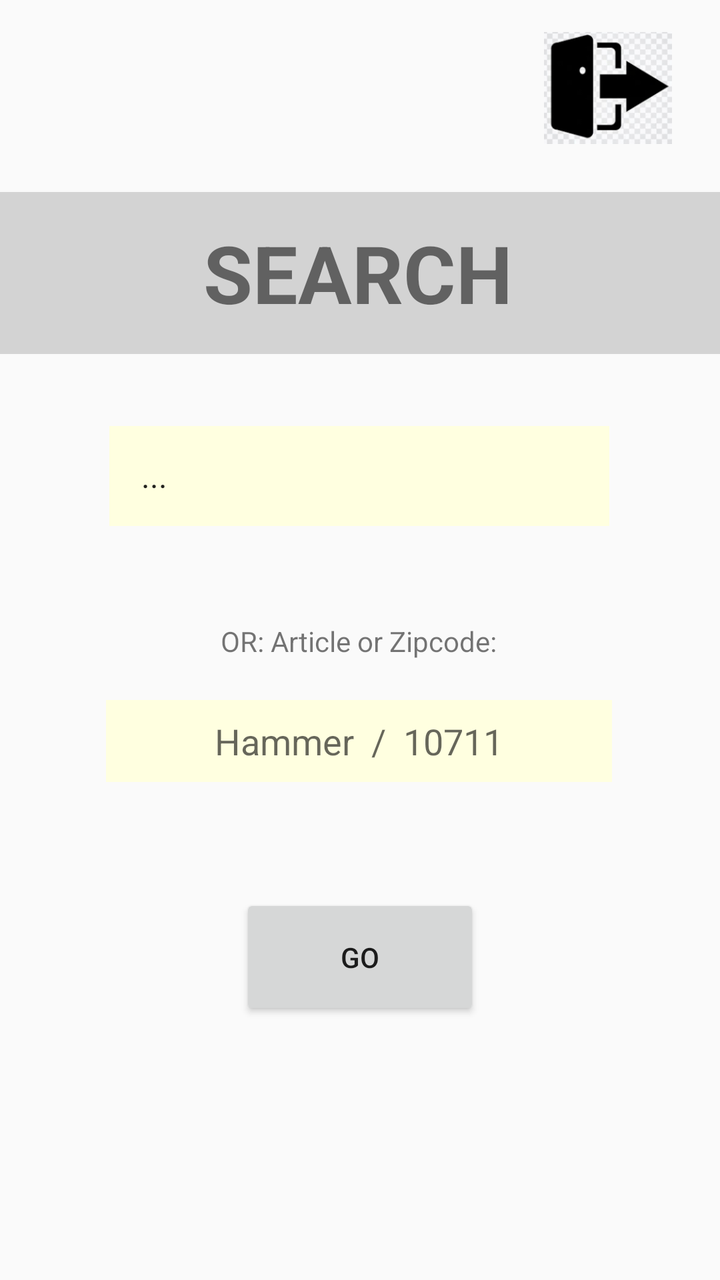
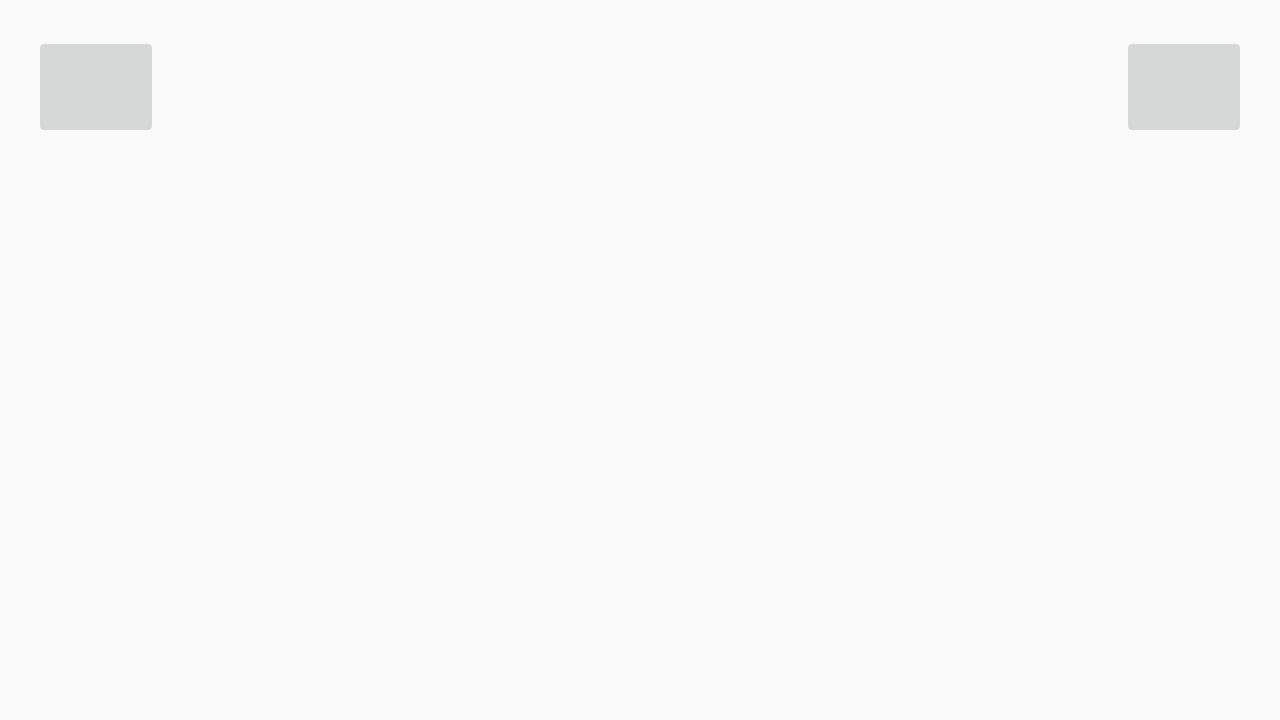

An Android layout and its configuration variant, each rendered on a device that would load it. The default file and the variant file are quoted in full after the pictures.
<!-- AndroidManifest.xml: application theme Theme.RentalKiezApp -->
<!-- res/layout/rent_layout.xml -->
<?xml version="1.0" encoding="utf-8"?>
<androidx.constraintlayout.widget.ConstraintLayout xmlns:android="http://schemas.android.com/apk/res/android"
    xmlns:app="http://schemas.android.com/apk/res-auto"
    xmlns:tools="http://schemas.android.com/tools"
    android:layout_width="match_parent"
    android:layout_height="match_parent"
    tools:context=".activity.RentActivity">

    <ImageButton
        android:id="@+id/btnback"
        android:layout_width="73dp"
        android:layout_height="50dp"
        android:layout_marginStart="16dp"
        android:layout_marginTop="16dp"
        android:src="@drawable/backbutton"
        android:scaleType="fitCenter"
        android:background="@android:color/transparent"
        android:foreground="@drawable/rounded_rect_border"
        app:layout_constraintStart_toStartOf="parent"
        app:layout_constraintTop_toTopOf="parent"/>

    <ImageButton
        android:id="@+id/btnlogout"
        android:layout_width="80dp"
        android:layout_height="56dp"
        android:layout_marginTop="16dp"
        android:layout_marginEnd="16dp"
        android:src="@drawable/logoutbutton"
        android:scaleType="fitCenter"
        android:background="@android:color/transparent"

        app:layout_constraintEnd_toEndOf="parent"
        app:layout_constraintTop_toTopOf="parent"
        />

    <TextView
        android:id="@+id/textViewSearch"
        android:layout_width="432dp"
        android:layout_height="81dp"
        android:layout_marginTop="96dp"
        android:gravity="center"
        android:text="SEARCH"
        android:background="#D3D3D3"
        android:textAlignment="center"
        android:textSize="40sp"
        android:textStyle="bold"
        app:layout_constraintEnd_toEndOf="parent"
        app:layout_constraintHorizontal_bias="0.523"
        app:layout_constraintStart_toStartOf="parent"
        app:layout_constraintTop_toTopOf="parent" />

    <TextView
        android:id="@+id/textViewDescriptor"
        android:layout_width="wrap_content"
        android:layout_height="wrap_content"
        android:layout_marginTop="48dp"
        android:gravity="center"
        android:text="OR: Article or Zipcode:"

        app:layout_constraintEnd_toEndOf="parent"
        app:layout_constraintHorizontal_bias="0.498"
        app:layout_constraintStart_toStartOf="parent"
        app:layout_constraintTop_toBottomOf="@+id/spinnerFilter" />

    <EditText
        android:id="@+id/editTextUserInput"
        android:layout_width="253dp"
        android:layout_height="41dp"
        android:layout_marginTop="20dp"
        android:background="#FFFFE0"
        android:ems="10"
        android:gravity="center"
        android:foreground="@drawable/rounded_rect_border"

        android:hint="Hammer  /  10711"
        android:inputType="textPersonName"
        app:layout_constraintEnd_toEndOf="parent"
        app:layout_constraintHorizontal_bias="0.494"
        app:layout_constraintStart_toStartOf="parent"
        app:layout_constraintTop_toBottomOf="@+id/textViewDescriptor" />

    <Spinner
        android:id="@+id/spinnerFilter"
        android:layout_width="250dp"
        android:layout_height="50dp"
        android:layout_marginTop="36dp"
        android:background="#FFFFE0"
        android:padding="8dp"
        android:foreground="@drawable/rounded_rect_border"

        android:entries="@array/disctricts_array"
        app:layout_constraintEnd_toEndOf="parent"
        app:layout_constraintHorizontal_bias="0.496"
        app:layout_constraintStart_toStartOf="parent"
        app:layout_constraintTop_toBottomOf="@+id/textViewSearch"
         />

    <Button
        android:id="@+id/btngo"
        android:layout_width="120dp"
        android:layout_height="63dp"
        android:layout_marginTop="56dp"
        android:gravity="center"

        android:text="GO"
        app:layout_constraintEnd_toEndOf="parent"
        app:layout_constraintStart_toStartOf="parent"
        app:layout_constraintTop_toBottomOf="@+id/editTextUserInput" />

</androidx.constraintlayout.widget.ConstraintLayout>
<!-- resources referenced by this layout -->
<resources>
  <string-array name="disctricts_array">
          <item>...</item>
          <item>Berlin</item>
          <item>Charlottenburg</item>
          <item>Fennpfuhl</item>
          <item>Friedenau</item>
          <item>Friedrichsfelde</item>
          <item>Friedrichshain</item>
          <item>Grunewald</item>
          <item>Halensee</item>
          <item>Hansaviertel</item>
          <item>Karlshorst</item>
          <item>Kreuzberg</item>
          <item>Lichtenberg</item>
          <item>Mitte</item>
          <item>Moabit</item>
          <item>Pankow</item>
          <item>Prenzlauer Berg</item>
          <item>Rummelsburg</item>
          <item>Schöneberg</item>
          <item>Tiergarten</item>
          <item>Wilmersdorf</item>
      </string-array>
  <!-- drawable logoutbutton: jpg bitmap (drawable, 18053 bytes) -->
  <!-- drawable rounded_rect_border (drawable) -->
  <?xml version="1.0" encoding="utf-8"?>
  <shape xmlns:android="http://schemas.android.com/apk/res/android"
      android:shape="rectangle">
      <stroke
          android:width="2dp"
          android:color="#E6E6FA" />
      <corners
          android:radius="4dp" />
  </shape>
  <style name="Theme.RentalKiezApp" parent="Theme.AppCompat.Light.NoActionBar" />
</resources>
<!-- res/layout-land/rent_layout.xml (the author's variant of the layout above) -->
<!-- drawn on the phone turned sideways -->
<?xml version="1.0" encoding="utf-8"?>
<androidx.constraintlayout.widget.ConstraintLayout xmlns:android="http://schemas.android.com/apk/res/android"
    xmlns:app="http://schemas.android.com/apk/res-auto"
    xmlns:tools="http://schemas.android.com/tools"
    android:layout_width="match_parent"
    android:layout_height="match_parent"
    tools:context=".activity.RentActivity">

    <ImageButton
        android:id="@+id/btnback"
        android:layout_width="64dp"
        android:layout_height="55dp"
        android:layout_marginStart="16dp"
        android:layout_marginTop="16dp"
        app:srcCompat="@drawable/backbuttondata"
        app:layout_constraintStart_toStartOf="parent"
        app:layout_constraintTop_toTopOf="parent" />

    <ImageButton
        android:id="@+id/btnlogout"
        android:layout_width="64dp"
        android:layout_height="55dp"
        android:layout_marginTop="16dp"
        app:srcCompat="@drawable/backbuttondata"
        android:layout_marginRight="16dp"
        app:layout_constraintEnd_toEndOf="parent"
        app:layout_constraintTop_toTopOf="parent" />

</androidx.constraintlayout.widget.ConstraintLayout>
<!-- resources referenced by the variant -->
<!-- as the phone turned sideways resolves them -->
<resources>
  <style name="Theme.RentalKiezApp" parent="Theme.AppCompat.Light.NoActionBar" />
</resources>
